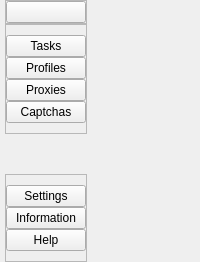
     <widget class="QWidget" name="leftMenuContainer" native="true">
      <layout class="QVBoxLayout" name="verticalLayout">
       <property name="spacing">
        <number>0</number>
       </property>
       <property name="leftMargin">
        <number>0</number>
       </property>
       <property name="topMargin">
        <number>0</number>
       </property>
       <property name="rightMargin">
        <number>0</number>
       </property>
       <property name="bottomMargin">
        <number>0</number>
       </property>
       <item alignment="Qt::AlignLeft">
        <widget class="QWidget" name="leftMenuSubContainer" native="true">
         <layout class="QVBoxLayout" name="verticalLayout_2">
          <property name="spacing">
           <number>0</number>
          </property>
          <property name="leftMargin">
           <number>5</number>
          </property>
          <property name="topMargin">
           <number>0</number>
          </property>
          <property name="rightMargin">
           <number>0</number>
          </property>
          <property name="bottomMargin">
           <number>0</number>
          </property>
          <item alignment="Qt::AlignTop">
           <widget class="QFrame" name="leftMenuHeaderFrame">
            <property name="frameShape">
             <enum>QFrame::StyledPanel</enum>
            </property>
            <property name="frameShadow">
             <enum>QFrame::Raised</enum>
            </property>
            <layout class="QHBoxLayout" name="horizontalLayout_2">
             <property name="spacing">
              <number>0</number>
             </property>
             <property name="leftMargin">
              <number>0</number>
             </property>
             <property name="topMargin">
              <number>0</number>
             </property>
             <property name="rightMargin">
              <number>0</number>
             </property>
             <property name="bottomMargin">
              <number>0</number>
             </property>
             <item>
              <widget class="QPushButton" name="LeftMenuBtn">
               <property name="toolTip">
                <string>Menu</string>
               </property>
               <property name="text">
                <string/>
               </property>
               <property name="icon">
                <iconset resource="feather/newIcons.qrc">
                 <normaloff>:/feather/align-justify.svg</normaloff>:/feather/align-justify.svg</iconset>
               </property>
               <property name="iconSize">
                <size>
                 <width>24</width>
                 <height>24</height>
                </size>
               </property>
              </widget>
             </item>
            </layout>
           </widget>
          </item>
          <item alignment="Qt::AlignTop">
           <widget class="QFrame" name="leftTabFrame">
            <property name="sizePolicy">
             <sizepolicy hsizetype="Preferred" vsizetype="Preferred">
              <horstretch>0</horstretch>
              <verstretch>0</verstretch>
             </sizepolicy>
            </property>
            <property name="frameShape">
             <enum>QFrame::StyledPanel</enum>
            </property>
            <property name="frameShadow">
             <enum>QFrame::Raised</enum>
            </property>
            <layout class="QVBoxLayout" name="verticalLayout_3">
             <property name="spacing">
              <number>0</number>
             </property>
             <property name="leftMargin">
              <number>0</number>
             </property>
             <property name="topMargin">
              <number>10</number>
             </property>
             <property name="rightMargin">
              <number>0</number>
             </property>
             <property name="bottomMargin">
              <number>10</number>
             </property>
             <item>
              <widget class="QPushButton" name="tasksBtn">
               <property name="toolTip">
                <string>Tasks</string>
               </property>
               <property name="styleSheet">
                <string notr="true"/>
               </property>
               <property name="text">
                <string>Tasks</string>
               </property>
               <property name="icon">
                <iconset resource="feather/newIcons.qrc">
                 <normaloff>:/feather/clipboard.svg</normaloff>:/feather/clipboard.svg</iconset>
               </property>
               <property name="iconSize">
                <size>
                 <width>24</width>
                 <height>24</height>
                </size>
               </property>
              </widget>
             </item>
             <item>
              <widget class="QPushButton" name="profilesBtn">
               <property name="toolTip">
                <string>Profiles</string>
               </property>
               <property name="text">
                <string>Profiles</string>
               </property>
               <property name="icon">
                <iconset resource="feather/newIcons.qrc">
                 <normaloff>:/feather/users.svg</normaloff>:/feather/users.svg</iconset>
               </property>
               <property name="iconSize">
                <size>
                 <width>24</width>
                 <height>24</height>
                </size>
               </property>
              </widget>
             </item>
             <item>
              <widget class="QPushButton" name="proxiesBtn">
               <property name="toolTip">
                <string>Proxies</string>
               </property>
               <property name="text">
                <string>Proxies</string>
               </property>
               <property name="icon">
                <iconset resource="feather/newIcons.qrc">
                 <normaloff>:/feather/database.svg</normaloff>:/feather/database.svg</iconset>
               </property>
               <property name="iconSize">
                <size>
                 <width>24</width>
                 <height>24</height>
                </size>
               </property>
              </widget>
             </item>
             <item>
              <widget class="QPushButton" name="captchasBtn">
               <property name="text">
                <string>Captchas</string>
               </property>
               <property name="icon">
                <iconset resource="feather/newIcons.qrc">
                 <normaloff>:/feather/image.svg</normaloff>:/feather/image.svg</iconset>
               </property>
               <property name="iconSize">
                <size>
                 <width>24</width>
                 <height>24</height>
                </size>
               </property>
              </widget>
             </item>
            </layout>
           </widget>
          </item>
          <item>
           <spacer name="verticalSpacer">
            <property name="orientation">
             <enum>Qt::Vertical</enum>
            </property>
            <property name="sizeHint" stdset="0">
             <size>
              <width>20</width>
              <height>40</height>
             </size>
            </property>
           </spacer>
          </item>
          <item alignment="Qt::AlignBottom">
           <widget class="QFrame" name="leftTabExtrasFrame">
            <property name="frameShape">
             <enum>QFrame::StyledPanel</enum>
            </property>
            <property name="frameShadow">
             <enum>QFrame::Raised</enum>
            </property>
            <layout class="QVBoxLayout" name="verticalLayout_4">
             <property name="spacing">
              <number>0</number>
             </property>
             <property name="leftMargin">
              <number>0</number>
             </property>
             <property name="topMargin">
              <number>10</number>
             </property>
             <property name="rightMargin">
              <number>0</number>
             </property>
             <property name="bottomMargin">
              <number>10</number>
             </property>
             <item>
              <widget class="QPushButton" name="settingsBtn">
               <property name="toolTip">
                <string>Go to Settings</string>
               </property>
               <property name="text">
                <string>Settings</string>
               </property>
               <property name="icon">
                <iconset resource="feather/newIcons.qrc">
                 <normaloff>:/feather/settings.svg</normaloff>:/feather/settings.svg</iconset>
               </property>
               <property name="iconSize">
                <size>
                 <width>24</width>
                 <height>24</height>
                </size>
               </property>
              </widget>
             </item>
             <item>
              <widget class="QPushButton" name="infoBtn">
               <property name="toolTip">
                <string>Information about the App</string>
               </property>
               <property name="text">
                <string>Information</string>
               </property>
               <property name="icon">
                <iconset resource="feather/newIcons.qrc">
                 <normaloff>:/feather/info.svg</normaloff>:/feather/info.svg</iconset>
               </property>
               <property name="iconSize">
                <size>
                 <width>24</width>
                 <height>24</height>
                </size>
               </property>
              </widget>
             </item>
             <item>
              <widget class="QPushButton" name="helpBtn">
               <property name="toolTip">
                <string>Get More Help</string>
               </property>
               <property name="text">
                <string>Help</string>
               </property>
               <property name="icon">
                <iconset resource="feather/newIcons.qrc">
                 <normaloff>:/feather/help-circle.svg</normaloff>:/feather/help-circle.svg</iconset>
               </property>
               <property name="iconSize">
                <size>
                 <width>24</width>
                 <height>24</height>
                </size>
               </property>
              </widget>
             </item>
            </layout>
           </widget>
          </item>
         </layout>
        </widget>
       </item>
      </layout>
     </widget>
